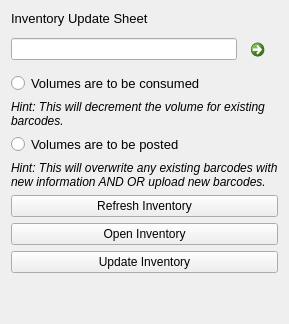
      <widget class="QWidget" name="tab_mod_inv">
       <attribute name="title">
        <string>Modify Inventory</string>
       </attribute>
       <layout class="QGridLayout" name="grid_layout_tab_mod_inv">
        <item row="0" column="0">
         <widget class="QLabel" name="label_inv_upd_sht">
          <property name="font">
           <font>
            <pointsize>10</pointsize>
           </font>
          </property>
          <property name="text">
           <string>Inventory Update Sheet</string>
          </property>
         </widget>
        </item>
        <item row="1" column="0">
         <layout class="QHBoxLayout" name="horizontal_layout_inv_upd_sht_line_edit">
          <item>
           <widget class="QLineEdit" name="line_edit_inv_upd_sht"/>
          </item>
          <item>
           <widget class="QCommandLinkButton" name="btn_inv_upd_sht_help">
            <property name="sizePolicy">
             <sizepolicy hsizetype="Maximum" vsizetype="Preferred">
              <horstretch>0</horstretch>
              <verstretch>0</verstretch>
             </sizepolicy>
            </property>
            <property name="maximumSize">
             <size>
              <width>35</width>
              <height>35</height>
             </size>
            </property>
            <property name="text">
             <string/>
            </property>
            <property name="icon">
             <iconset>
              <normaloff>../../Downloads/Question_Mark.jpg</normaloff>../../Downloads/Question_Mark.jpg</iconset>
            </property>
           </widget>
          </item>
         </layout>
        </item>
        <item row="2" column="0">
         <widget class="QRadioButton" name="rad_btn_volumes_consumed">
          <property name="font">
           <font>
            <pointsize>10</pointsize>
           </font>
          </property>
          <property name="text">
           <string>Volumes are to be consumed</string>
          </property>
         </widget>
        </item>
        <item row="3" column="0">
         <widget class="QLabel" name="label_consumed_hint">
          <property name="font">
           <font>
            <italic>true</italic>
           </font>
          </property>
          <property name="text">
           <string>Hint: This will decrement the volume for existing barcodes.</string>
          </property>
          <property name="wordWrap">
           <bool>true</bool>
          </property>
         </widget>
        </item>
        <item row="4" column="0">
         <widget class="QRadioButton" name="rad_btn_volumes_posted">
          <property name="font">
           <font>
            <pointsize>10</pointsize>
           </font>
          </property>
          <property name="text">
           <string>Volumes are to be posted</string>
          </property>
         </widget>
        </item>
        <item row="5" column="0">
         <widget class="QLabel" name="label_posted_hint">
          <property name="font">
           <font>
            <italic>true</italic>
           </font>
          </property>
          <property name="text">
           <string>Hint: This will overwrite any existing barcodes with new information AND OR upload new barcodes.</string>
          </property>
          <property name="wordWrap">
           <bool>true</bool>
          </property>
         </widget>
        </item>
        <item row="6" column="0">
         <widget class="QPushButton" name="btn_refresh_inv_mod_inv_tab">
          <property name="sizePolicy">
           <sizepolicy hsizetype="Minimum" vsizetype="Fixed">
            <horstretch>0</horstretch>
            <verstretch>0</verstretch>
           </sizepolicy>
          </property>
          <property name="text">
           <string>Refresh Inventory</string>
          </property>
         </widget>
        </item>
        <item row="7" column="0">
         <widget class="QPushButton" name="btn_open_inv_mod_inv_tab">
          <property name="sizePolicy">
           <sizepolicy hsizetype="Minimum" vsizetype="Fixed">
            <horstretch>0</horstretch>
            <verstretch>0</verstretch>
           </sizepolicy>
          </property>
          <property name="text">
           <string>Open Inventory</string>
          </property>
         </widget>
        </item>
        <item row="8" column="0">
         <widget class="QPushButton" name="btn_update_inv">
          <property name="text">
           <string>Update Inventory</string>
          </property>
         </widget>
        </item>
        <item row="9" column="0">
         <spacer name="vertical_spacer_mod_inv">
          <property name="orientation">
           <enum>Qt::Vertical</enum>
          </property>
          <property name="sizeHint" stdset="0">
           <size>
            <width>20</width>
            <height>40</height>
           </size>
          </property>
         </spacer>
        </item>
       </layout>
      </widget>
